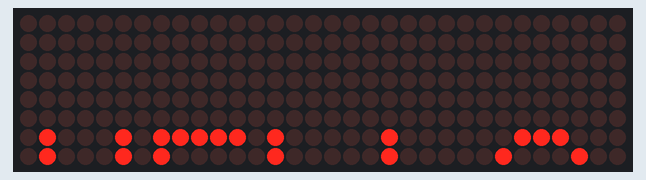
Simulated run of this sketch. Board: Arduino Uno, built with avr-gcc and run on an emulated ATmega328P. On the bench: 32×8 LED matrix.

Above: at 0.15 s.
At 0.71 s:
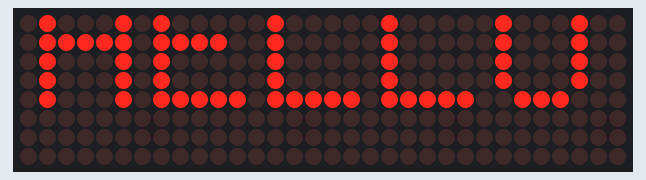
At 1.34 s:
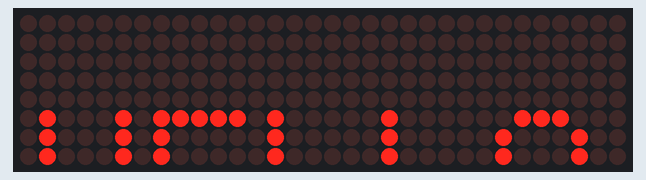

Measured:
- by itself, everything shown: repeats every 1.1 s, in 15 steps

The sketch:

runningtext_effect.ino
```cpp
#include <MD_Parola.h>
#include <MD_MAX72xx.h>
#include <SPI.h>

#define HARDWARE_TYPE MD_MAX72XX::FC16_HW
#define MAX_DEVICES 4
#define CS_PIN 3

MD_Parola tampilan = MD_Parola(HARDWARE_TYPE, CS_PIN, MAX_DEVICES);
void setup()
{
    tampilan.begin();
}
int count = 0;
void loop()
{
    if (tampilan.displayAnimate())
        tampilan.displayText("HELLO", PA_CENTER, 70, 0, PA_SCROLL_UP, PA_SCROLL_UP);
}
```
